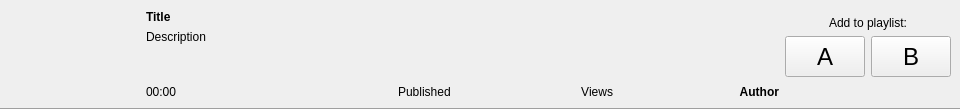
<?xml version="1.0" encoding="UTF-8"?>
<ui version="4.0">
 <class>widgetResult</class>
 <widget class="QWidget" name="widgetResult">
  <property name="geometry">
   <rect>
    <x>0</x>
    <y>0</y>
    <width>960</width>
    <height>110</height>
   </rect>
  </property>
  <widget class="QWidget" name="layoutWidget">
   <property name="geometry">
    <rect>
     <x>10</x>
     <y>10</y>
     <width>941</width>
     <height>92</height>
    </rect>
   </property>
   <layout class="QHBoxLayout" name="layoutH1">
    <item>
     <widget class="QLabel" name="imageThumb">
      <property name="sizePolicy">
       <sizepolicy hsizetype="Fixed" vsizetype="Fixed">
        <horstretch>0</horstretch>
        <verstretch>0</verstretch>
       </sizepolicy>
      </property>
      <property name="minimumSize">
       <size>
        <width>120</width>
        <height>90</height>
       </size>
      </property>
      <property name="maximumSize">
       <size>
        <width>120</width>
        <height>16777215</height>
       </size>
      </property>
      <property name="text">
       <string/>
      </property>
     </widget>
    </item>
    <item>
     <layout class="QVBoxLayout" name="layoutV1">
      <property name="leftMargin">
       <number>10</number>
      </property>
      <item>
       <widget class="QLabel" name="labelTitle">
        <property name="sizePolicy">
         <sizepolicy hsizetype="Expanding" vsizetype="Fixed">
          <horstretch>0</horstretch>
          <verstretch>0</verstretch>
         </sizepolicy>
        </property>
        <property name="font">
         <font>
          <weight>75</weight>
          <bold>true</bold>
         </font>
        </property>
        <property name="text">
         <string>Title</string>
        </property>
       </widget>
      </item>
      <item>
       <widget class="QLabel" name="labelDesc">
        <property name="sizePolicy">
         <sizepolicy hsizetype="Expanding" vsizetype="Expanding">
          <horstretch>0</horstretch>
          <verstretch>0</verstretch>
         </sizepolicy>
        </property>
        <property name="text">
         <string>Description</string>
        </property>
        <property name="alignment">
         <set>Qt::AlignLeading|Qt::AlignLeft|Qt::AlignTop</set>
        </property>
        <property name="wordWrap">
         <bool>true</bool>
        </property>
       </widget>
      </item>
      <item>
       <layout class="QHBoxLayout" name="layoutH2">
        <item>
         <widget class="QLabel" name="labelLength">
          <property name="maximumSize">
           <size>
            <width>100</width>
            <height>16777215</height>
           </size>
          </property>
          <property name="text">
           <string>00:00</string>
          </property>
         </widget>
        </item>
        <item>
         <widget class="QLabel" name="imageRating">
          <property name="sizePolicy">
           <sizepolicy hsizetype="Fixed" vsizetype="Fixed">
            <horstretch>0</horstretch>
            <verstretch>0</verstretch>
           </sizepolicy>
          </property>
          <property name="minimumSize">
           <size>
            <width>80</width>
            <height>16</height>
           </size>
          </property>
          <property name="maximumSize">
           <size>
            <width>80</width>
            <height>16</height>
           </size>
          </property>
          <property name="text">
           <string/>
          </property>
          <property name="pixmap">
           <pixmap resource="main.qrc">:/images/rating0.png</pixmap>
          </property>
         </widget>
        </item>
        <item>
         <spacer name="spacerH">
          <property name="orientation">
           <enum>Qt::Horizontal</enum>
          </property>
          <property name="sizeType">
           <enum>QSizePolicy::Fixed</enum>
          </property>
          <property name="sizeHint" stdset="0">
           <size>
            <width>60</width>
            <height>20</height>
           </size>
          </property>
         </spacer>
        </item>
        <item>
         <widget class="QLabel" name="labelPublished">
          <property name="text">
           <string>Published</string>
          </property>
          <property name="alignment">
           <set>Qt::AlignLeading|Qt::AlignLeft|Qt::AlignVCenter</set>
          </property>
         </widget>
        </item>
        <item>
         <widget class="QLabel" name="labelViews">
          <property name="text">
           <string>Views</string>
          </property>
          <property name="alignment">
           <set>Qt::AlignRight|Qt::AlignTrailing|Qt::AlignVCenter</set>
          </property>
         </widget>
        </item>
        <item>
         <widget class="QLabel" name="labelAuthor">
          <property name="minimumSize">
           <size>
            <width>160</width>
            <height>0</height>
           </size>
          </property>
          <property name="font">
           <font>
            <weight>75</weight>
            <bold>true</bold>
           </font>
          </property>
          <property name="text">
           <string>Author</string>
          </property>
          <property name="alignment">
           <set>Qt::AlignRight|Qt::AlignTrailing|Qt::AlignVCenter</set>
          </property>
         </widget>
        </item>
       </layout>
      </item>
     </layout>
    </item>
    <item>
     <layout class="QVBoxLayout" name="layoutV2">
      <item>
       <widget class="QLabel" name="label">
        <property name="minimumSize">
         <size>
          <width>0</width>
          <height>20</height>
         </size>
        </property>
        <property name="text">
         <string>Add to playlist:</string>
        </property>
        <property name="alignment">
         <set>Qt::AlignBottom|Qt::AlignHCenter</set>
        </property>
       </widget>
      </item>
      <item>
       <layout class="QHBoxLayout" name="layoutH3">
        <item>
         <widget class="QPushButton" name="buttonA">
          <property name="sizePolicy">
           <sizepolicy hsizetype="Fixed" vsizetype="Fixed">
            <horstretch>0</horstretch>
            <verstretch>0</verstretch>
           </sizepolicy>
          </property>
          <property name="minimumSize">
           <size>
            <width>41</width>
            <height>41</height>
           </size>
          </property>
          <property name="font">
           <font>
            <pointsize>18</pointsize>
           </font>
          </property>
          <property name="text">
           <string>A</string>
          </property>
         </widget>
        </item>
        <item>
         <widget class="QPushButton" name="buttonB">
          <property name="sizePolicy">
           <sizepolicy hsizetype="Fixed" vsizetype="Fixed">
            <horstretch>0</horstretch>
            <verstretch>0</verstretch>
           </sizepolicy>
          </property>
          <property name="minimumSize">
           <size>
            <width>41</width>
            <height>41</height>
           </size>
          </property>
          <property name="font">
           <font>
            <pointsize>18</pointsize>
           </font>
          </property>
          <property name="text">
           <string>B</string>
          </property>
         </widget>
        </item>
       </layout>
      </item>
      <item>
       <spacer name="spacerV">
        <property name="orientation">
         <enum>Qt::Vertical</enum>
        </property>
        <property name="sizeHint" stdset="0">
         <size>
          <width>0</width>
          <height>0</height>
         </size>
        </property>
       </spacer>
      </item>
     </layout>
    </item>
   </layout>
  </widget>
  <widget class="Line" name="line">
   <property name="geometry">
    <rect>
     <x>-40</x>
     <y>100</y>
     <width>1040</width>
     <height>19</height>
    </rect>
   </property>
   <property name="orientation">
    <enum>Qt::Horizontal</enum>
   </property>
  </widget>
 </widget>
 <resources>
  <include location="main.qrc"/>
 </resources>
 <connections/>
</ui>
